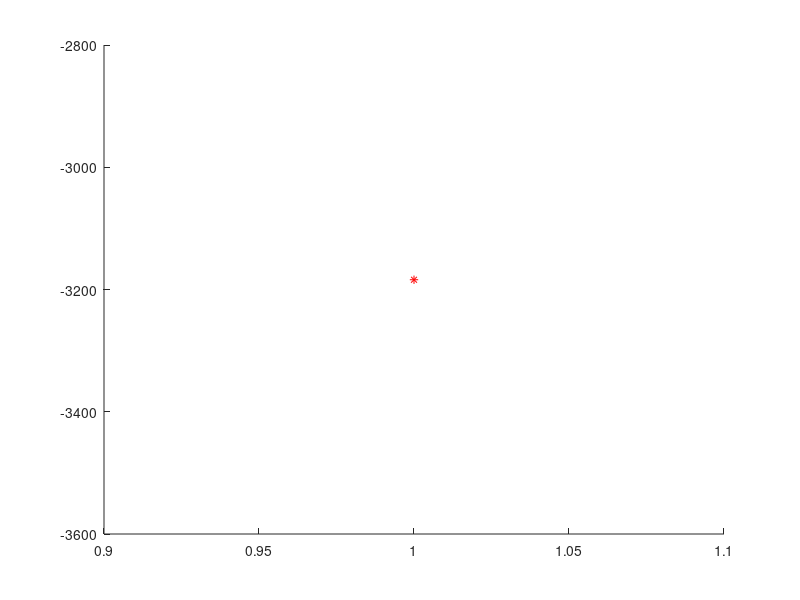
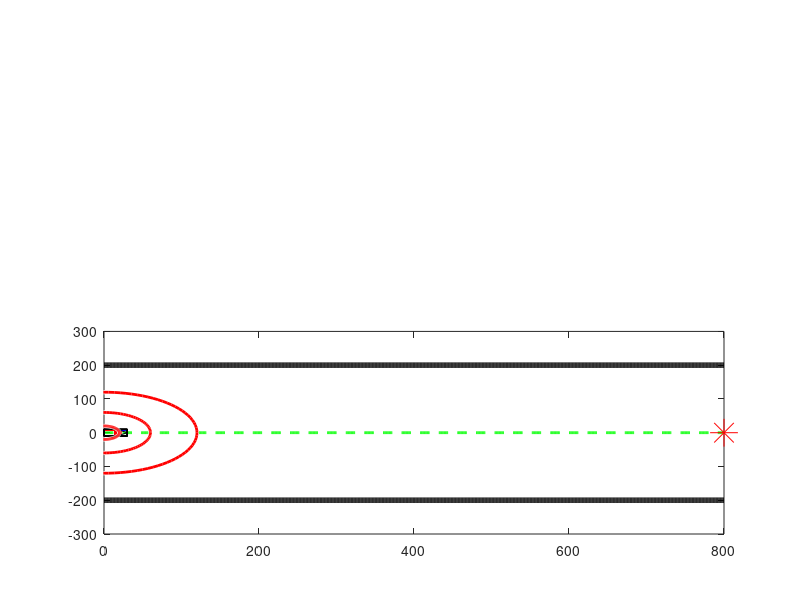

These charts were generated, in order, by the following MATLAB code: (Note: this script raises an error after producing the figures.)
%% world
clear;
clc;
% load data should have nHumans value

% load('test3.mat')
load('test4_s5sqaure.mat')
% load('test5_s5plus2square.mat')
% load('test6.mat')
% load('test7_1000.mat')
%% test

totalEpisodes = 1;

% earliestStartTime=0;
% latestStartTime=50;
% %rHuman = [100,120];
% nHumans = 10;
% totalTests = 1;

totalIter = 1;
iters = [];
scores = [];
finals = [];
collisions = zeros(totalEpisodes, 1);
reachGoal = zeros(totalEpisodes, 1);

while totalIter <= totalEpisodes

    %%% human motion setup
    
    % random start and end positions for humans. They must go to the other side
    % of the hall way.
    humanStart=[randi([10,endpoint-10],[nHumans,1]),-halfWidth+2*halfWidth*randi([0,1],[nHumans,1])];%(3, 2)
    humanEnd=[randi([10,endpoint-10],[nHumans,1]),-humanStart(:,2)];%(3, 2)
    humanVel = [];
    humanPos = humanStart; %(3, 2)
    for i = 1:nHumans
        humanVelDir = humanEnd(i,:)-humanStart(i,:);
        humanVel = [humanVel; humanVelDir/norm(humanVelDir) * humanVelMag(1)]; % at first the magnitude is the largest
    end
    
    humanStartTime = randi([earliestStartTime,latestStartTime],nHumans,1);
    
    %%% robot motion set up
    robotPos = [0,0];
    robotVel = [0,0];
    
    % intersections between robot trajectory and human trajectories
    crossPoint = (humanStart+humanEnd)/2;%(3, 2)
    
    % initial state and actions
    s = zeros(5,1);
    s(3) = 1; % initially it is always possible to cause collision (crosspoint)
    atPlus = randi([3,5]);% intial action should be zero or positive action

    % iteration set up
    % Here the iteration is for robot simulation in one run
    iter = 0;
    humanPosH = zeros(2,iterLimit,nHumans); % human position history
    humanPosH(:,1,:) = humanPos'; % the first timestamp
    robotPosH = robotPos; % robot position history
    robotVelH = robotVel(1); % only x component of robot velocity is meaningful
    actionH = []; % action history
    score = 0;
    
    
    while iter < iterLimit
        
        iter = iter + 1;
        st = s;
        at = atPlus;

        % update robot position
        robotPosPast = robotPos;
        robotPos = robotPos + dt * robotVel + [1/2 * action(at) * dt^2, 0];
        robotVel = robotVel + [action(at) * dt, 0];
        
        % update human position

        for i = 1:nHumans
            if iter >= humanStartTime(i)
                humanPos(i, :) = humanPos(i, :)+ dt * humanVel(i, :);
            end
            if abs(humanPos(i,2)) > abs(humanEnd(i, 2)) % not between -200, 200
                humanVel(i, :) = [0,0]; % human stopped after reaching the destination
            end
        end
        
        % robot position hitory, human position history,
        % robot velocity history and action history updated
        robotPosH = [robotPosH; robotPos];
        humanPosH(:,iter,:) = humanPos';
        robotVelH = [robotVelH, robotVel(1)];
        actionH = [actionH, at];
        
        
        %humanPos (3, 2)
        distRobotHuman = [];
        for i = 1:nHumans
            distRobotHumanI = norm(humanPos(i, :)-robotPos);
            distRobotHuman = [distRobotHuman, distRobotHumanI];
            if distRobotHumanI > rHuman(2)
                humanVelMagI = humanVelMag(1); % far then fast
            elseif distRobotHumanI > rHuman(1)
                humanVelMagI = humanVelMag(2); % close then slow
            else
                humanVelMagI = humanVelMag(3);
            end
            
            if norm(humanVel(i,:)) ~= 0
                 humanVel(i, :) = humanVel(i, :) / norm(humanVel(i,:)) * humanVelMagI;
            end    
        end
        % find the closest human and the distance between that human and
        % the robot
        [closeDistRobotHuman, closeIdx] = min(distRobotHuman);
 
        
        % state1 - 0: not reach the goal, 1: reach the goal
        % state2 - 0: r > rRobot(3), 1: rRobot(3) > r > rRobot(2), 2: rRobot(2) > r > rRobot(1), 3: robot(1) > r
        % state3 - 0: velocity directions won't cause collision, 1: will cause collision
        % state4 - 0: velocity is inside nominalRobotVelRange(1), 
        %          1: velocity is outside nominalRobotVelRange(1) but inside nominalRobotVelRange(2),
        %          2: velocity is outside nominalRobotVelRange(2)
        % state update
        if robotPos(1) >= endpoint
            s(1) = 1;
        else
            s(1) = 0;
        end
        
        if closeDistRobotHuman > rRobot(3)
            s(2) = 0;
        elseif (closeDistRobotHuman < rRobot(3) && closeDistRobotHuman > rRobot(2))
            s(2) = 1;
        elseif (closeDistRobotHuman < rRobot(2) && closeDistRobotHuman > rRobot(1))
            s(2) = 2;
        elseif closeDistRobotHuman < rRobot(1)
            s(2) = 3; % collision
            collisions(totalIter) = 1;
        end

        pathVecRobot = crossPoint(closeIdx,:) - robotPos;
        pathVecHuman = crossPoint(closeIdx,:) - humanPos(closeIdx,:);
     
        if dot(pathVecRobot, robotVel) < 0 || dot(pathVecHuman, humanVel(closeIdx,:)) < 0
            s(3) = 0;
        else
            s(3) = 1;
        end
        
        robotVelDev = abs(robotVel(1) - nominalRobotVel);
        if robotVelDev < nominalRobotVelRange(1)
            s(4) = 0;
        elseif robotVelDev < nominalRobotVelRange(2)
            s(4) = 1;
        else
            s(4) = 2;
        end
        
        nHumansAroundReal = 0;
        
        for i = 1:nHumans
            if distRobotHuman(i) < rRobot(3)
                nHumansAroundReal = nHumansAroundReal + 1;
            end
        end
        
        if nHumansAroundReal < nHumansAround(1)
            s(5) = 1;
        elseif nHumansAroundReal < nHumansAround(2)
            s(5) = 2;
        else
            s(5) = 3; 
        end
        
        
        
        % epsilon-greedy
        if eDecay % is eDecay == True
            epsilon = exp(-eDecayFactor/totalEpisodes * totalIter);
        else
            epsilon = eConst; 
        end
        
        [tmp, atPlus] = max(Q(s(1)+1, s(2)+1, s(3)+1, s(4)+1, s(5), :));% we need index
      

%         Q(tIdx) = Qt + alpha * (reward(st, at, w) + gamma * QtPlus - Qt); % vanilla SARSA
        
        score = reward(s, at, w) + gamma * score;
        
        if robotPosPast(1) > endpoint
            reachGoal(totalIter) = 1;
            break;
        end  
    end
    iters = [iters, iter];
    scores = [scores, score];
    finals = [finals, robotPos(1)];
    if mod(totalIter, 100) == 0
        fprintf('test iterations: %.0f\n', totalIter);
    end
    
    totalIter = totalIter + 1;
end
% %%
% while totalIter <= totalTests
% 
%     %%% human motion setup
%     
%     % random start and end positions for humans. They must go to the other side
%     % of the hall way.
%     humanStart=[randi([10,endpoint-10],[nHumans,1]),-halfWidth+2*halfWidth*randi([0,1],[nHumans,1])];%(3, 2)
%     humanEnd=[randi([10,endpoint-10],[nHumans,1]),-humanStart(:,2)];%(3, 2)
%     humanVel = [];
%     humanPos = humanStart; %(3, 2)
%     for i = 1:nHumans
%         humanVelDir = humanEnd(i,:)-humanStart(i,:);
%         humanVel = [humanVel; humanVelDir/norm(humanVelDir) * humanVelMag(1)]; % at first the magnitude is the largest
%     end
%     
%     humanStartTime = randi([earliestStartTime,latestStartTime],nHumans,1);
%     
%     %%% robot motion set up
%     robotPos = [0,0];
%     robotVel = [0,0];
%     
%     % intersections between robot trajectory and human trajectories
%     crossPoint = (humanStart+humanEnd)/2;%(3, 2)
%     
%     % initial state and actions
%     s = zeros(4,1);
%     s(3) = 1; % initially it is always possible to cause collision (crosspoint)
%     atPlus = randi([3,5]);% intial action should be zero or positive action
% 
%     % iteration set up
%     % Here the iteration is for robot simulation in one run
%     iter = 0;
%     humanPosH = zeros(2,iterLimit,nHumans); % human position history
%     humanPosH(:,1,:) = humanPos'; % the first timestamp
%     robotPosH = robotPos; % robot position history
%     robotVelH = robotVel(1); % only x component of robot velocity is meaningful
%     actionH = []; % action history
%     score = 0;
%     
%     
%     while iter < iterLimit
%         
%         iter = iter + 1;
%         st = s;
%         at = atPlus;
% 
%         % update robot position
%         robotPosPast = robotPos;
%         robotPos = robotPos + dt * robotVel + [1/2 * action(at) * dt^2, 0];
%         robotVel = robotVel + [action(at) * dt, 0];
%         
%         % update human position
% 
%         for i = 1:nHumans
%             if iter >= humanStartTime(i)
%                 humanPos(i, :) = humanPos(i, :)+ dt * humanVel(i, :);
%             end
%             if abs(humanPos(i,2)) > abs(humanEnd(i, 2)) % not between -200, 200
%                 humanVel(i, :) = [0,0]; % human stopped after reaching the destination
%             end
%         end
%         
%         % robot position hitory, human position history,
%         % robot velocity history and action history updated
%         robotPosH = [robotPosH; robotPos];
%         humanPosH(:,iter,:) = humanPos';
%         robotVelH = [robotVelH, robotVel(1)];
%         actionH = [actionH, at];
%         
%         
%         %humanPos (3, 2)
%         distRobotHuman = [];
%          for i = 1:nHumans
%             distRobotHumanI = norm(humanPos(i, :)-robotPos);
%             distRobotHuman = [distRobotHuman, distRobotHumanI];
%             if distRobotHumanI > rHuman(2)
%                 humanVelMagI = humanVelMag(1); % far then fast
%             elseif distRobotHumanI > rHuman(1)
%                 humanVelMagI = humanVelMag(2); % close then slow
%             else
%                 humanVelMagI = humanVelMag(3);
%             end
%             
%             if norm(humanVel(i,:)) ~= 0
%                  humanVel(i, :) = humanVel(i, :) / norm(humanVel(i,:)) * humanVelMagI;
%             end    
%         end
%         % find the closest human and the distance between that human and
%         % the robot
%         [closeDistRobotHuman, closeIdx] = min(distRobotHuman);
%  
%         
%         % state1 - 0: not reach the goal, 1: reach the goal
%         % state2 - 0: r > rRobot(3), 1: rRobot(3) > r > rRobot(2), 2: rRobot(2) > r > rRobot(1), 3: robot(1) > r
%         % state3 - 0: velocity directions won't cause collision, 1: will cause collision
%         % state4 - 0: velocity is inside nominalRobotVelRange(1), 
%         %          1: velocity is outside nominalRobotVelRange(1) but inside nominalRobotVelRange(2),
%         %          2: velocity is outside nominalRobotVelRange(2)
%         % state update
%         if robotPos(1) >= endpoint
%             s(1) = 1;
%         else
%             s(1) = 0;
%         end
%         
%         if closeDistRobotHuman > rRobot(3)
%             s(2) = 0;
%         elseif (closeDistRobotHuman < rRobot(3) && closeDistRobotHuman > rRobot(2))
%             s(2) = 1;
%         elseif (closeDistRobotHuman < rRobot(2) && closeDistRobotHuman > rRobot(1))
%             s(2) = 2;
%         elseif closeDistRobotHuman < rRobot(1)
%             s(2) = 3; % collision
%             collisions(totalIter) = 1;
%         end
% 
%         pathVecRobot = crossPoint(closeIdx,:) - robotPos;
%         pathVecHuman = crossPoint(closeIdx,:) - humanPos(closeIdx,:);
%      
%         if dot(pathVecRobot, robotVel) < 0 || dot(pathVecHuman, humanVel(closeIdx,:)) < 0
%             s(3) = 0;
%         else
%             s(3) = 1;
%         end
%         
%         robotVelDev = abs(robotVel(1) - nominalRobotVel);
%         if robotVelDev < nominalRobotVelRange(1)
%             s(4) = 0;
%         elseif robotVelDev < nominalRobotVelRange(2)
%             s(4) = 1;
%         else
%             s(4) = 2;
%         end
%         
%         
%         
%         % epsilon-greedy
%         if eDecay % is eDecay == True
%             epsilon = exp(-eDecayFactor/totalEpisodes * totalIter);
%         else
%             epsilon = eConst; 
%         end
%         
% 
%         [tmp, atPlus] = max(Q(s(1)+1, s(2)+1, s(3)+1, s(4)+1, :));% we need index
%         
%         score = reward(s, at, w) + gamma * score;
%         
%         if robotPosPast(1) > endpoint
%             reachGoal(totalIter) = 1;
%             break;
%         end  
%     end
%     iters = [iters, iter];
%     scores = [scores, score];
%     finals = [finals, robotPos(1)];
%     if mod(totalIter, 100) == 0
%         fprintf('%.0f tests have beed done.', totalIter)
%     end
%     disp(totalIter);
%     totalIter = totalIter + 1;
% end
% 
% 
%% analysis
figure;
hold on;
totalTests = totalEpisodes
for i = 1:totalTests
    if collisions(i)==1
        plot(i, scores(i),'r*')
    else
        plot(i, scores(i),'b*')
    end
end
% plot(scores,'*')
figure;
hold on;
for i = 1:totalTests
    if reachGoal(i)==1
        plot(i, scores(i),'go')
    else
        plot(i, scores(i),'ro')
    end
end
fprintf('Ratio of robots that do not collide during the test: %.3f\n', 1-mean(collisions))
fprintf('Ratio of robots that reach the goal during the test: %.3f\n', mean(reachGoal))

%% demo

% robotPosH -> (226, 2)
% humanPosH -> (2, 100000, 3)
robotPosH = robotPosH(1:size(robotPosH, 1)-1, :);
humanPosHValid = humanPosH(:,1:size(robotPosH, 1),:);%(2, 225, 3)

robotPos = robotPosH;
robotPos = [robotPos, zeros(size(robotPos, 1),1)];

humanPos = {}

for i = 1:nHumans
    humanPosTmp = humanPosHValid(:,:,i);
    humanPosTmp = humanPosTmp';
    humanPosTmp = [humanPosTmp, zeros(size(humanPosTmp, 1),1)];
    humanPos{end+1} = humanPosTmp;
end

close all
clf('reset');
hold on;

subplot(2,1,2)
% axis equal
set(gca,'position',[0.05,0.05,0.9,0.9])
endpoint = 800; % 1400
height = 300;
hallwayWeight = 200;
radicar = 80;

% draw pathway
x_dist = 0:endpoint;
plot(x_dist, -hallwayWeight + 0.*x_dist, 'Color','k','LineWidth',4)
hold on
plot(x_dist, 0 + 0.*x_dist, 'w--','Color','g','LineWidth',2)       
plot(x_dist, hallwayWeight + 0.*x_dist, 'Color','k','LineWidth',4)
axis([0,endpoint,-height,height]);
plot(endpoint, 0, '*', 'Color','r','MarkerSize',20)


% define human object
gHuman={};
for i = 1:nHumans
    start1 = 400;
    end1 = 400;
    h1 = rectangle('position', [0, -10, 30, 20], 'FaceColor', 'b');
    g1 = hgtransform;
    set(h1,'Parent',g1)
    gHuman{end+1} = g1;
    startpoint1 = [start1 hallwayWeight 0];
    endpoint1 = [end1 -hallwayWeight 0];
%     plot([start1+14 end1+14], [-hallwayWeight hallwayWeight], ':', 'Color', 'b','LineWidth',2)
end

% define vehicle
x = [-1, 1/3, 1/3, 1, 1/3, 1/3, -1];
y = [-1/3,-1/3,-1/2, 0, 1/2, 1/3, 1/3];
g = hgtransform;
patch('XData',x*30,'YData',y*30,'FaceColor','red','Parent',g)
pt1 = [0 0 0];
pt2 = [endpoint 0 0];

% define circle
hcircle = viscircles([0,0],rRobot(1));
gcircle = hgtransform;
hcircle1 = viscircles([0,0],rRobot(2));
hcircle2 = viscircles([0,0],rRobot(3));
set(hcircle,'Parent',gcircle)
set(hcircle1,'Parent',gcircle)
set(hcircle2,'Parent',gcircle)
% moving
for t=1:size(robotPos, 1)
  g.Matrix = makehgtform('translate',robotPos(t,:));
  gcircle.Matrix = g.Matrix;
  for i = 1:nHumans
      gHuman{i}.Matrix = makehgtform('translate',humanPos{i}(t,:));
  end
  drawnow
  pause(0.01)
end
fprintf('score: %.2f\n', scores(end))
